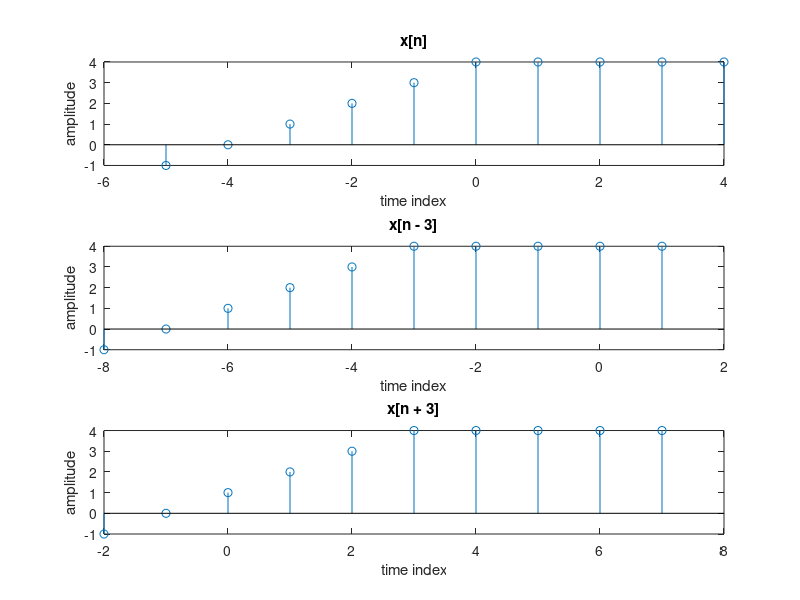

Source code (MATLAB):
clc;
close all;

x=[ -1 0 1 2 3 4 4 4 4 4]; %input

t = [-5 -4 -3 -2 -1 0 1 2 3 4]; %time

subplot(3,1,1);
stem(t,x);
title('x[n]');
xlabel('time index');
ylabel('amplitude');

n = t - 3;
subplot(3,1,2);
stem(n,x);
title('x[n - 3]');
xlabel('time index');
ylabel('amplitude');

n = t + 3;
subplot(3,1,3);
stem(n,x);
title('x[n + 3]');
xlabel('time index');
ylabel('amplitude');



